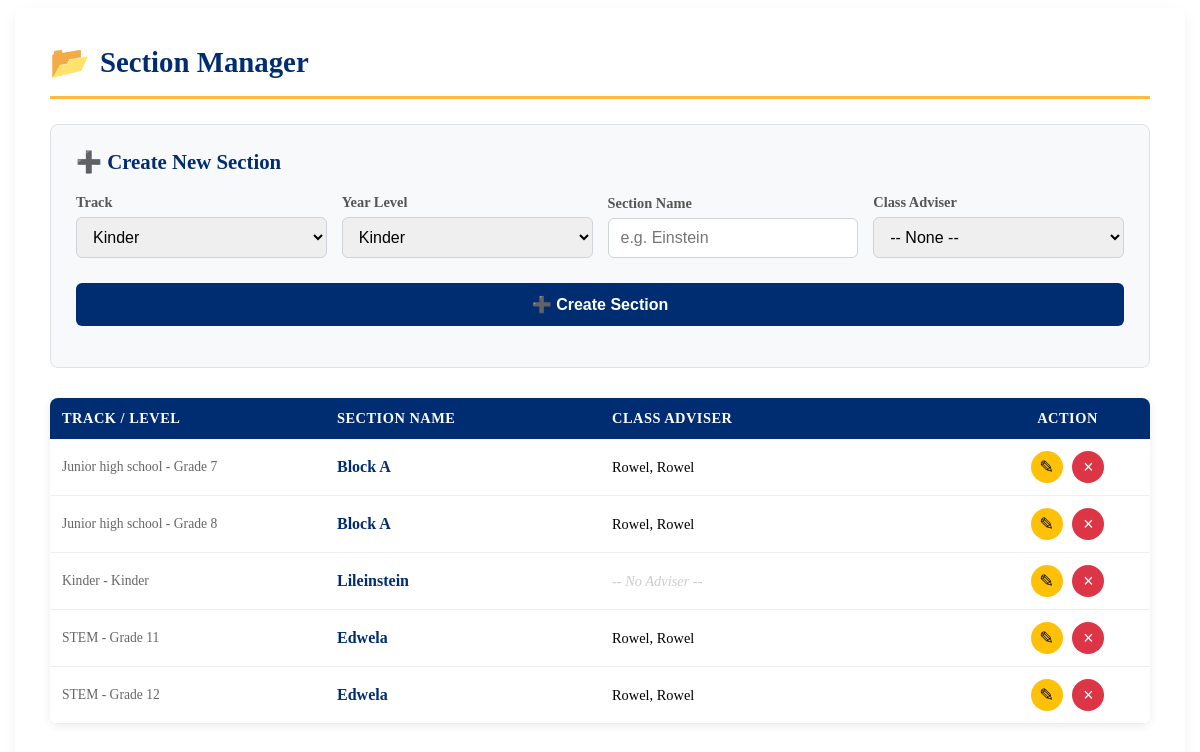
The page /admin/section_manager.php (signed in) on the database its author committed.
### tables this page shows
CREATE TABLE `section_list` (
  `id` int(11) NOT NULL,
  `section_name` varchar(50) NOT NULL,
  `year_level` varchar(20) NOT NULL,
  `track` varchar(50) NOT NULL,
  `adviser_id` int(11) DEFAULT NULL
);

CREATE TABLE `account` (
  `id` int(11) NOT NULL,
  `account_id` varchar(11) NOT NULL,
  `fname` varchar(64) NOT NULL,
  `mname` varchar(64) NOT NULL,
  `lname` varchar(64) NOT NULL,
  `date_enrolled` date NOT NULL,
  `password` varchar(32) NOT NULL,
  `role` enum('student','instructor','management','admin') NOT NULL,
  `track` enum('kinder','junior high school','senior high school','') NOT NULL,
  `degree` varchar(50) DEFAULT 'Bachelor',
  `status` enum('Active','Inactive') DEFAULT 'Active',
  `years_active` int(11) DEFAULT 0,
  `last_active_date` date DEFAULT NULL
);

### admin/section_manager.php (the view, shortened to what this page needs)
<?php
try {
    $pdo = new PDO("mysql:host=localhost;dbname=portal;charset=utf8mb4", "root", "");
    $pdo->setAttribute(PDO::ATTR_ERRMODE, PDO::ERRMODE_EXCEPTION);
} catch(PDOException $e) {
    die("DB Error: " . $e->getMessage());
}
$edit_mode = false;
$curr = [];
$sections = $pdo->query("SELECT s.*, a.fname, a.lname FROM section_list s LEFT JOIN account a ON s.adviser_id = a.id ORDER BY s.track, s.year_level, s.section_name ASC")->fetchAll(PDO::FETCH_ASSOC);
?>
<div class="form-card">
    <h2 class="page-title">Section Manager</h2>
    <div class="form-section <?php echo $edit_mode ? 'edit-mode' : ''; ?>">
        <div class="section-header">
            <h3><?php echo $edit_mode ? '✏️ Edit Section' : '➕ Create New Section'; ?></h3>
        </div>
        <form method="POST" onsubmit="event.preventDefault(); submitForm(this, 'section_manager.php');">
            <div class="form-grid">
                <div class="form-group">
                    <label>Track</label>
                    <select name="track" required>
                        <?php $t = $edit_mode ? $curr['track'] : ''; ?>
                        <option value="kinder" <?php if($t=='kinder') echo 'selected'; ?>>Kinder</option>
                    </select>
                </div>
                <div class="form-group">
                    <label>Year Level</label>
                    <select name="year_level">
                        <?php $y = $edit_mode ? $curr['year_level'] : ''; ?>
                        <option <?php if($y=='Kinder') echo 'selected'; ?>>Kinder</option>
                    </select>
                </div>
                <div class="form-group">
                    <label>Section Name</label>
                    <input type="text" name="section_name" value="<?php echo $edit_mode ? htmlspecialchars($curr['section_name']) : ''; ?>" placeholder="e.g. Einstein" required>
                </div>
                <div class="form-group">
                    <label>Class Adviser</label>
                    <select name="adviser_id">
                        <option value="">-- None --</option>
                    </select>
                </div>
            </div>
            <button type="submit" class="btn-save">
                <?php echo $edit_mode ? '💾 Save Changes' : '➕ Create Section'; ?>
            </button>
        </form>
    </div>
    <div class="table-container">
        <table class="sec-table">
            <thead>
                <tr>
                    <th style="width:25%;">Track / Level</th>
                    <th style="width:25%;">Section Name</th>
                    <th style="width:35%;">Class Adviser</th>
                    <th style="width:15%; text-align:center;">Action</th>
                </tr>
            </thead>
            <tbody>
                <?php if(empty($sections)): ?>
                    <tr><td colspan="4" style="text-align:center; padding:40px; color:#999; font-style:italic;">No sections found. Create one above!</td></tr>
                <?php else: ?>
                    <?php foreach($sections as $s): ?>
                    <tr>
                        <td><span class="track-info"><?php echo ucfirst($s['track']) . ' - ' . $s['year_level']; ?></span></td>
                        <td><span class="section-name"><?php echo htmlspecialchars($s['section_name']); ?></span></td>
                        <td>
                            <?php if($s['fname']): ?>
                                <?php echo htmlspecialchars($s['lname'] . ', ' . $s['fname']); ?>
                            <?php else: ?>
                                <span class="no-adviser">-- No Adviser --</span>
                            <?php endif; ?>
                        </td>
                        <td style="text-align:center;">
                            <button class="action-icon btn-edit-icon" onclick="loadZone('section_manager.php?edit_id=<?php echo $s['id']; ?>')" title="Edit Section">✎</button>
                            <button class="action-icon btn-del-icon" onclick="deleteSection(<?php echo $s['id']; ?>)" title="Delete Section">×</button>
                        </td>
                    </tr>
                    <?php endforeach; ?>
                <?php endif; ?>
            </tbody>
        </table>
    </div>
</div>

### admin/section_manager.php (style rules this page uses)
.form-card { max-width: 1100px; margin: 0 auto; background: #fff; padding: 35px; border-radius: 10px; box-shadow: 0 4px 15px rgba(0,0,0,0.05); }
.page-title { color: #002D72; border-bottom: 3px solid #febb3f; padding-bottom: 15px; margin-top: 0; margin-bottom: 25px; font-size: 1.8rem; display: flex; align-items: center; gap: 10px; }
.page-title::before { content: "📂"; font-size: 2rem; }
.form-section { background: #f8f9fa; padding: 25px; border-radius: 8px; margin-bottom: 30px; border: 1px solid #dee2e6; transition: all 0.3s; }
.section-header { display: flex; justify-content: space-between; align-items: center; margin-bottom: 20px; }
.section-header h3 { margin: 0; color: #002D72; font-size: 1.3rem; display: flex; align-items: center; gap: 8px; }
.form-group { margin-bottom: 15px; }
.form-group label { display: block; font-weight: 600; color: #555; margin-bottom: 6px; font-size: 0.9rem; }
.form-group input, .form-group select { width: 100%; padding: 10px 12px; border: 1px solid #ced4da; border-radius: 6px; font-size: 1rem; box-sizing: border-box; transition: border-color 0.2s, box-shadow 0.2s; }
.form-grid { display: grid; grid-template-columns: 1fr 1fr 1fr 1fr; gap: 15px; align-items: end; }
.btn-save { background: #002D72; color: white; padding: 12px 24px; border: none; border-radius: 6px; cursor: pointer; font-weight: 600; font-size: 1rem; transition: all 0.2s; width: 100%; margin-top: 10px; }
.table-container { overflow-x: auto; border-radius: 8px; box-shadow: 0 2px 8px rgba(0,0,0,0.08); }
.sec-table { width: 100%; border-collapse: collapse; background: white; font-size: 0.9rem; }
.sec-table thead tr { background: #002D72; color: white; }
.sec-table th { padding: 12px; text-align: left; font-weight: 600; text-transform: uppercase; letter-spacing: 0.5px; }
.sec-table td { padding: 12px; border-bottom: 1px solid #eee; }
.sec-table tbody tr { transition: background 0.2s; }
.section-name { font-weight: bold; color: #002D72; font-size: 1rem; }
.track-info { color: #666; font-size: 0.85rem; }
.action-icon { width: 32px; height: 32px; border-radius: 50%; border: none; cursor: pointer; display: inline-flex; align-items: center; justify-content: center; margin: 0 3px; font-size: 1.1rem; transition: all 0.2s; }
.btn-edit-icon { background: #ffc107; color: #000; }
.btn-del-icon { background: #dc3545; color: white; }
.no-adviser { color: #ccc; font-style: italic; }

### rows shown on the page
section_list: track "Junior high school", year_level "Grade 7", section_name "Block A", account.lname+fname "Rowel, Rowel"
section_list: track "Junior high school", year_level "Grade 8", section_name "Block A", account.lname+fname "Rowel, Rowel"
section_list: track "Kinder", year_level "Kinder", section_name "Lileinstein", shows "-- No Adviser --"
section_list: track "STEM", year_level "Grade 11", section_name "Edwela", account.lname+fname "Rowel, Rowel"
section_list: track "STEM", year_level "Grade 12", section_name "Edwela", account.lname+fname "Rowel, Rowel"
